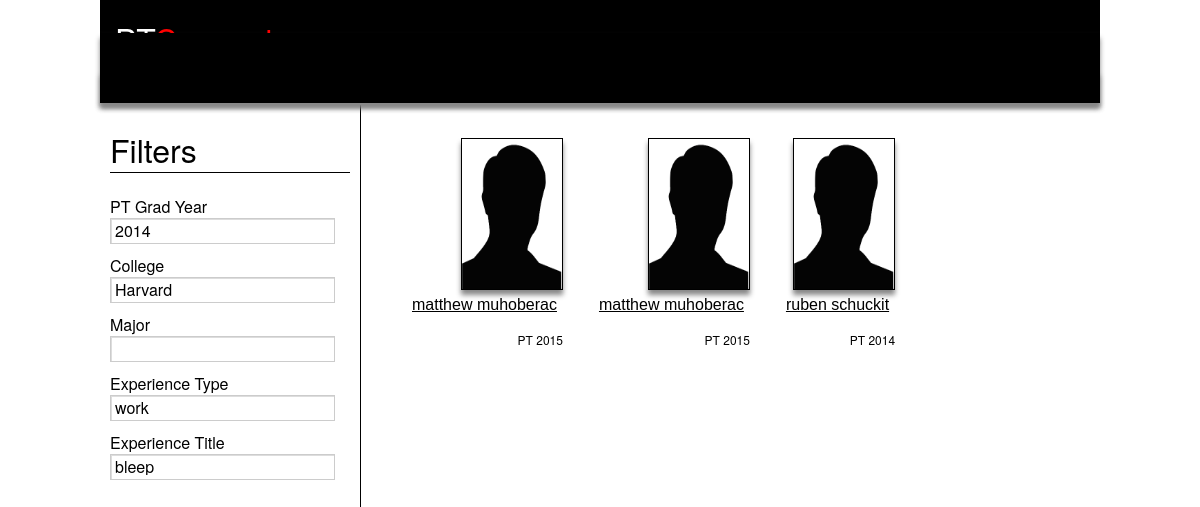
Page /project_files/php_work_material/userSearch.php on the committed database.
### tables this page shows
CREATE TABLE IF NOT EXISTS `accounts` (
  `id` int(11) NOT NULL AUTO_INCREMENT,
  `first_name` varchar(45) NOT NULL,
  `last_name` varchar(45) NOT NULL,
  `email` varchar(45) NOT NULL,
  `pt_grad_year` int(11) NOT NULL,
  `bio` varchar(200) NOT NULL,
  `password` varchar(45) NOT NULL,
  `image_link` varchar(30) NOT NULL,
  PRIMARY KEY (`id`)
);

CREATE TABLE IF NOT EXISTS `questions` (
  `id` int(11) NOT NULL AUTO_INCREMENT,
  `question_id` int(11) NOT NULL,
  `response` varchar(200) NOT NULL,
  `university_id` int(11) NOT NULL,
  `accounts_id` int(11) NOT NULL,
  `queries_id` int(11) NOT NULL,
  PRIMARY KEY (`id`)
);

### project_files/model/accounts_db.php (called while the page is built, shortened)
<?php
function get_grad_years() {
    global $db;
    $query = "SELECT DISTINCT pt_grad_year
        FROM accounts
        ORDER BY pt_grad_year";
    $result = $db->query($query);
    return $result;
}
function accounts_filter($university, $year, $major, $type, $title) {
    global $db;
    $query = "SELECT * FROM accounts
    LEFT JOIN questions ON accounts.id = questions.accounts_id
    LEFT JOIN concentration ON accounts.id = concentration.accounts_id
    LEFT JOIN experiences on accounts.id = experiences.accounts_id";
    $paramBuilder = "";
    $result = $db->query($query.$paramBuilder);
    return $result;
}

### project_files/model/university_db.php (called while the page is built, shortened)
<?php
function get_colleges() {
        global $db;
        $query = "SELECT *
        FROM universities
        ORDER BY name";
        $request = $db->query($query);
        return $request;
}
?>

### project_files/model/experiences_db.php (called while the page is built, shortened)
<?php
function danny_get_all_titles(){
    global $db;
    $query = "SELECT title FROM experiences";
    $result = $db->query($query);
    return $result;
}
function danny_get_types(){
    global $db;
    $query = 'SELECT DISTINCT type
    FROM experiences
    ORDER BY type';
    $result = $db->query($query);
    return $result;
}
?>

### project_files/php_work_material/userSearch.php (the view, shortened to what this page needs)
<?php
include "../model/accounts_db.php";
include "../model/university_db.php";
include "../model/experiences_db.php";
include "header.php";
$grad_year_array = get_grad_years();
$college_array = get_colleges();
$experience_type_array = danny_get_types();
$experience_title_array = danny_get_all_titles();
if(isset($_POST['year'])){
    $yearIn = $_POST['year'];
}
else{
    $yearIn = "";
}
if(isset($_POST['college'])){
    $collegeIn = $_POST['college'];
}
else{
    $collegeIn = "";
}
if(isset($_POST['major'])){
    $majorIn = $_POST['major'];
}
else{
    $majorIn = "";
}
if(isset($_POST['type'])){
    $typeIn = $_POST['type'];
}
else{
    $typeIn = "";
}
if(isset($_POST['title'])){
    $titleIn = $_POST['title'];
}
else{
    $titleIn = "";
}
$newArr = accounts_filter($collegeIn, $yearIn, $majorIn, $typeIn, $titleIn);
?>
<html>
<head>
    <link rel="stylesheet" type="text/css" href="stylesheet.css" />
</head>
<body>
<div id="filters">
    <h1>Filters</h1>
    <label>PT Grad Year</label></br>
    <select id="dropdown">
        <?php foreach ($grad_year_array as $year) : ?>
            <?php if($year['pt_grad_year'] != $yearIn) : ?>
                <option value="<?php echo $year['pt_grad_year'] ?>"><?php echo $year['pt_grad_year'] ?></option>
            <?php endif ; ?>
        <?php endforeach ; ?>
    </select></br>
    <label>College</label></br>
    <select id="dropdown">
        <?php foreach ($college_array as $college) : ?>
            <?php if($college['name'] != $collegeIn) : ?>
                <option value="<?php echo $college['name'] ?>"><?php echo $college['name'] ?></option>
            <?php endif ; ?>
        <?php endforeach ; ?>
    </select></br>
    <label>Major</label></br>
    <select id="dropdown">
    </select></br>
    <label>Experience Type</label></br>
    <select id="dropdown">
        <?php foreach ($experience_type_array as $type) : ?>
            <?php if($type['type'] != $typeIn) : ?>
                <option value="<?php echo $type['type'] ?>"><?php echo $type['type'] ?></option>
            <?php endif ; ?>
        <?php endforeach ; ?>
    </select></br>
    <label>Experience Title</label></br>
    <select id="dropdown">
        <?php foreach ($experience_title_array as $title) : ?>
            <?php if($title['title'] != $titleIn) : ?>
                <option value="<?php echo $title['title'] ?>"><?php echo $title['title'] ?></option>
            <?php endif ; ?>
        <?php endforeach ; ?>
    </select></br>
</div>
<div id="content">
    <?php foreach($newArr as $name) : ?>
        <div id="user">
            <a href="profile.php"><img src="profile.png"/></a>
            <form action="profile.php" method="post">
                <input type="submit" value="<?php echo $name['first_name']." ".$name['last_name']?>">
            </form>
            <h3>PT <?php echo $name['pt_grad_year'] ?></h3>
        </div>
    <?php endforeach; ?>
</div>
</body>
<?php include ("footer.php"); ?>
</html>

### project_files/php_work_material/stylesheet.css (style rules this page uses)
body, html { min-width: 700px; max-width: 1000px; margin: 0 auto; height:100%; }
h1 { font-weight: normal; }
#filters { margin: 2px 10px 0px 10px; min-width: 250px; font-family: "HelveticaNeue-Light", "Helvetica Neue Light", "Helvetica Neue", Helvetica, sans-serif; border-right: 1px solid black; display: inline-block; float: left; height:100%; }
#filters h1 { border-bottom: 1px solid black; margin-right: 10px; font-weight: normal; }
#dropdown { font-family: "HelveticaNeue-Thin", "Helvetica Neue Thin", "Helvetica Neue", Helvetica, sans-serif; background: transparent; width: 90%; padding: 4px; font-size: 16px; line-height: 1; border: 0; border-radius: 0; -webkit-appearance: none; background: url("http://cdn.bavotasan.com/wp-content/uploads/2011/05/down_arrow_select.jpg") no-repeat right white; border: 1px solid #ccc; box-shadow: inset 1px 1px 0px 0px #dddddd; margin-bottom: 10px; }
#content { display: inline-block; float: left; width: calc(90% - 250px); min-width: 250px; padding: 20px; text-align: right; font-family: "HelveticaNeue-Light", "Helvetica Neue Light", "Helvetica Neue", Helvetica, sans-serif; }
#content img { border: 1px solid black; margin-bottom: 5px; box-shadow: 0px 5px 5px #888888; }
#content #user img { width: 100px; height: 150px; }
#content h2, #content h3 { font-weight: normal; margin: 0px; }
#content h3 { font-size: 12px; }
#user, #college { display: inline-block; float: left; margin: 15px; }
#user a, #college a { color: black; }
label { padding-right: 20px; }

### project_files/php_work_material/userSearch.php (style rules this page uses)
form input[type="submit"] { background: none; border: none; color: black; text-decoration: underline; cursor: pointer; font-size: 16px; }

### rows in the picture
accounts: first_name+last_name "matthew muhoberac", pt_grad_year "2015"
questions: accounts.last_name "ruben schuckit", accounts.pt_grad_year "2014"

### other values in the picture
form field value "2014"
form field value "Harvard"
form field value "work"
form field value "bleep"
